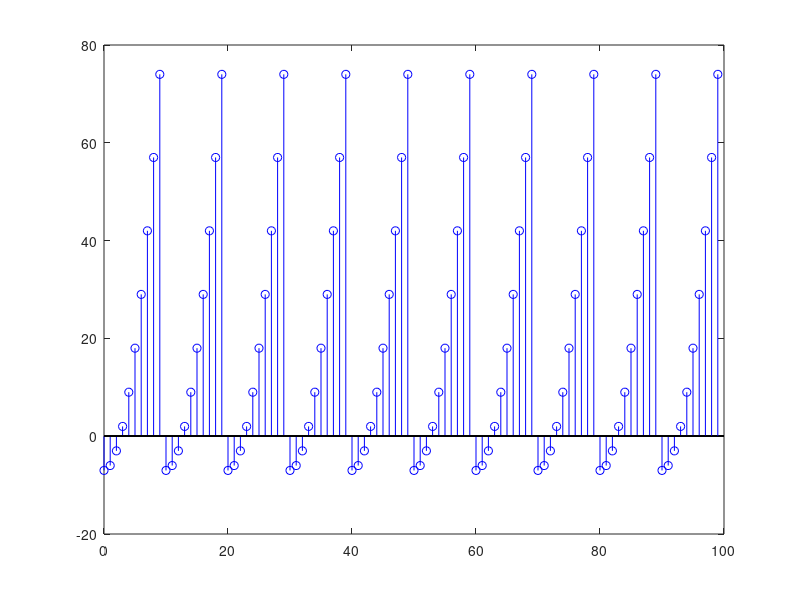

Write MATLAB code to recreate this figure.
n = 0:9;          %Subfunction at n<9
stem(n, ((n.^2)-7),'b');
hold on
for n = 10:99     %Subfunction at n>=10
        m = n;
        while m >= 10
            m = m - 10;
        end
            stem(n, ((m^2)-7),'b');
            hold on;
end